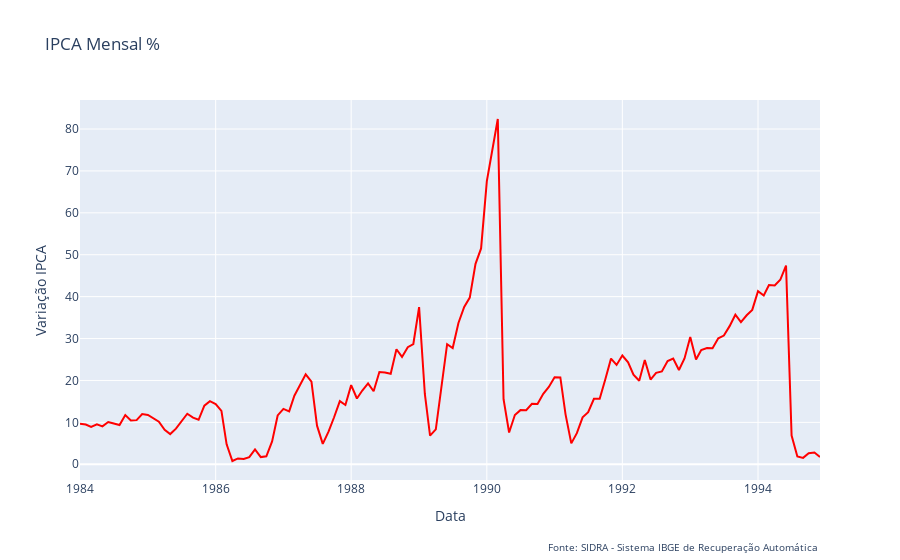

The notebook cell saved with this chart:
### Markdown cell above
Como se nota, até meados de 2003 as quebras estruturais eram constantes (e assustadoras). O grande responsável por essa estabilidade foi o **Plano Real** implantado em 1994, o que abriu caminho para reformas, adoção do **Tripé Macroeconômico**, Lei de Responsabilidade Fiscal (LRF) e mais algumas diretrizes fiscais e monetárias.

Uma leitura recomendada para compreender esse período, pode ser feita nesse excelente [artigo](https://blogdoibre.fgv.br/posts/25-anos-do-plano-real) do IBRE.

**OBS:** <br>
Que aliás, não coloquei o período anterior a 1995 pois o gráico daria a impressão de que está tudo bem e dificultaria a visualização de oscilações mais recentes, só que como eu penso em ti, querido padauan, vou trazer um plot mais simples para se ter uma noção do que ocorria antes desse período de estabilidade.

### Code cell
# Obtendo os dados
ipca_1994 = sgs.get(
    ('y', 433), 
    start='1984-01-01',
    end = '1994-12-31'
    )

ipca_teste = (
    ipca_1994
    .reset_index() # reiniciando o índice
    .assign(unique_id = 'ipca')
    .rename(columns = {'Date': 'ds'})
)

# Criando o gráfico
fig = px.line(ipca_teste, x='ds', y='y', 
              labels={'y': 'Variação IPCA', 'ds': 'Data'},
              title='IPCA Mensal %')

fig.update_traces(line=dict(color='red'))

# Adicionando anotação de fonte
fig.add_annotation(
    text='Fonte: SIDRA - Sistema IBGE de Recuperação Automática',
    xref='paper', yref='paper',
    x=1.0, y=-0.2,
    showarrow=False,
    font=dict(size=10)
)

# Exibindo o gráfico
fig.show()

### Figure 1 — Plotly figure (JSON) as saved in the notebook; plotly's stock layout.template omitted (floating-point values rounded to 4 significant figures; data arrays with more than 128 entries replaced by an {"elided": "..."} marker saying what was removed)
{"data": [{"hovertemplate": "Data=%{x}<br>Variação IPCA=%{y}<extra></extra>", "legendgroup": "", "line": {"color": "red", "dash": "solid"}, "marker": {"symbol": "circle"}, "mode": "lines", "name": "", "orientation": "v", "showlegend": false, "type": "scatter", "x": {"elided": "132 str values"}, "xaxis": "x", "y": {"elided": "132 float values"}, "yaxis": "y"}], "layout": {"annotations": [{"font": {"size": 10}, "showarrow": false, "text": "Fonte: SIDRA - Sistema IBGE de Recuperação Automática", "x": 1, "xref": "paper", "y": -0.2, "yref": "paper"}], "legend": {"tracegroupgap": 0}, "title": {"text": "IPCA Mensal %"}, "xaxis": {"anchor": "y", "domain": [0, 1], "title": {"text": "Data"}}, "yaxis": {"anchor": "x", "domain": [0, 1], "title": {"text": "Variação IPCA"}}}}
